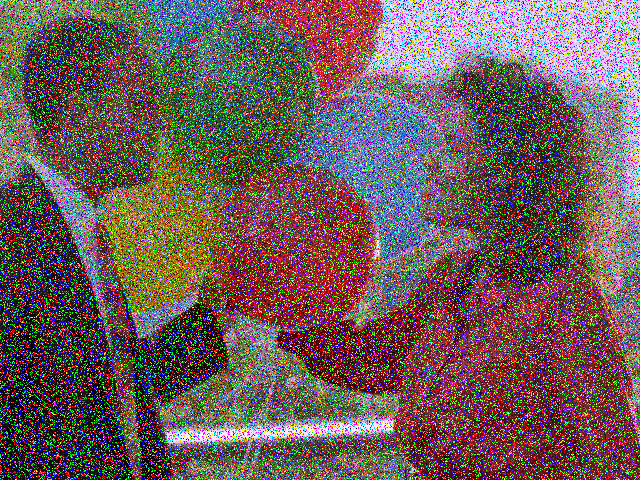
#> input picture day2/img.png, 640 x 480 px
$ python read.py
#> lines starting #> are read from the running program, lines starting #| are printed output that depends on the picture
import cv2
import matplotlib.pyplot as plt
img=cv2.imread("img.png")
#> img is the input picture: shape (480, 640, 3); mean B, G, R 89.9, 92, 109.1
Gaussian = cv2.GaussianBlur(img,(5,5),0)
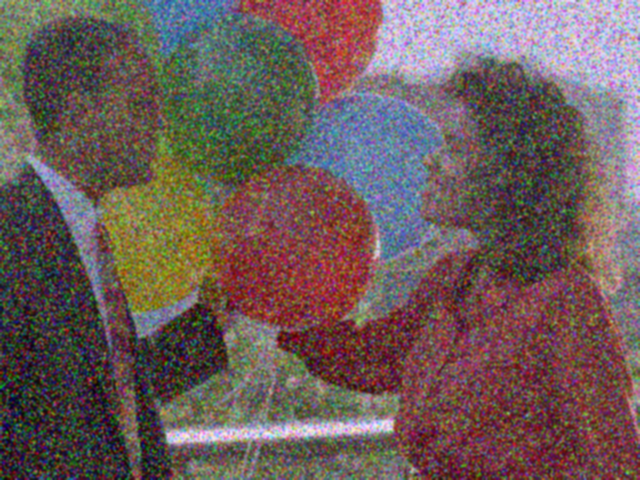
#> Gaussian: shape (480, 640, 3); mean B, G, R 89.9, 92, 109.1
gray = cv2.cvtColor(img,cv2.COLOR_BGR2GRAY)
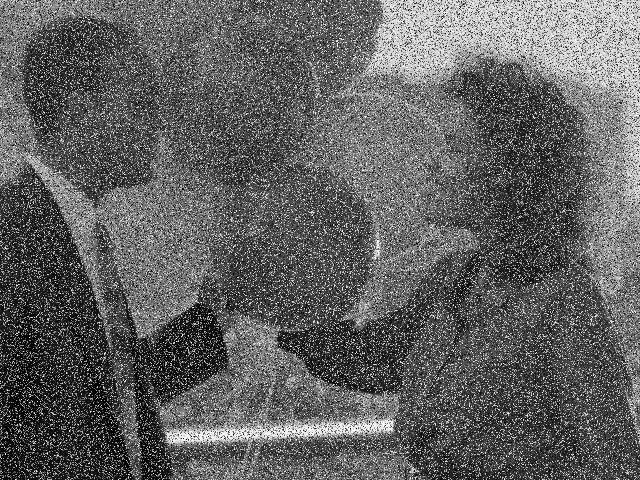
#> gray: shape (480, 640); min 0, max 255, mean 96.9
edges = cv2.Canny(gray,2,50)
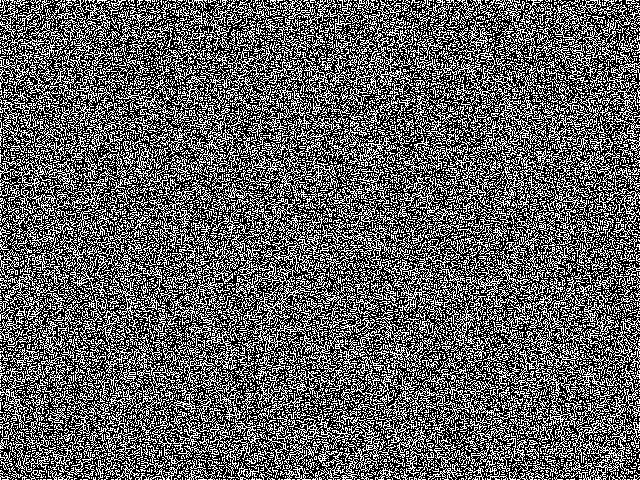
#> edges: shape (480, 640); 37.6% white in thin lines or dots
plt.imshow(cv2.cvtColor(edges,cv2.COLOR_BGR2RGB))
plt.show()

$ run again, with day2/image.jpg saved as day2/img.png
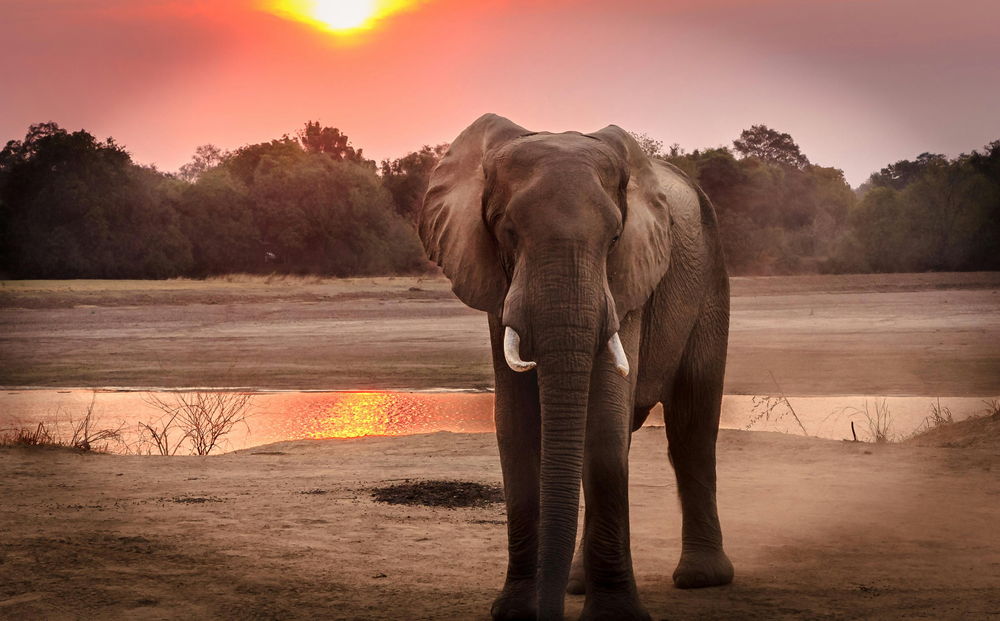
#> input picture day2/image.jpg, 1000 x 621 px, shrunk from 3461 x 2150 before the run
#> img is the input picture: shape (621, 1000, 3); mean B, G, R 79.5, 96.7, 140
#> `gray = cv2.cvtColor(img,cv2.COLOR_BGR2GRAY)`:
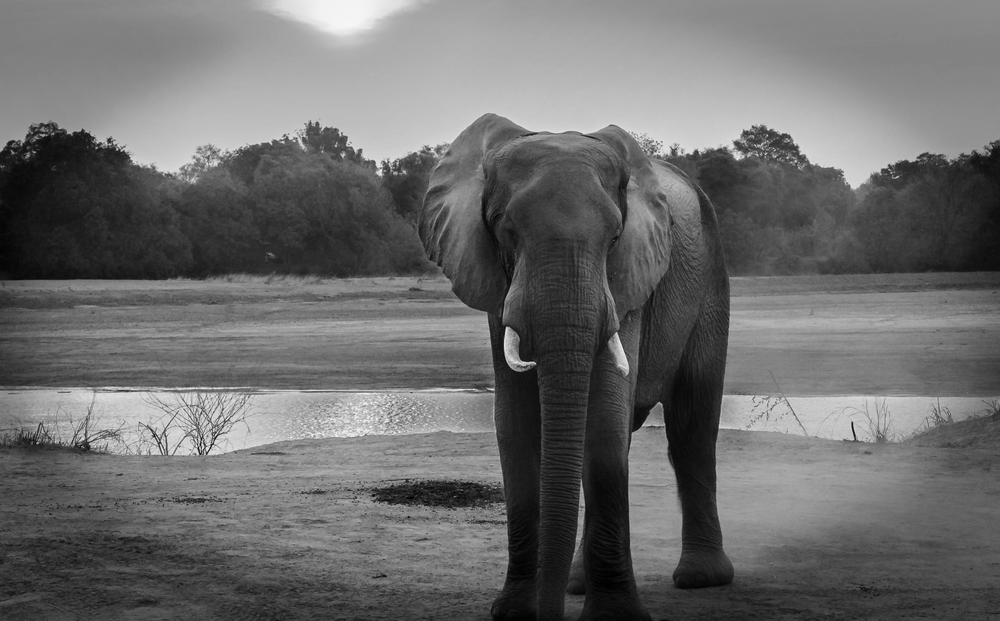
#> gray: shape (621, 1000); min 0, max 246, mean 107.7
#> `edges = cv2.Canny(gray,2,50)`:
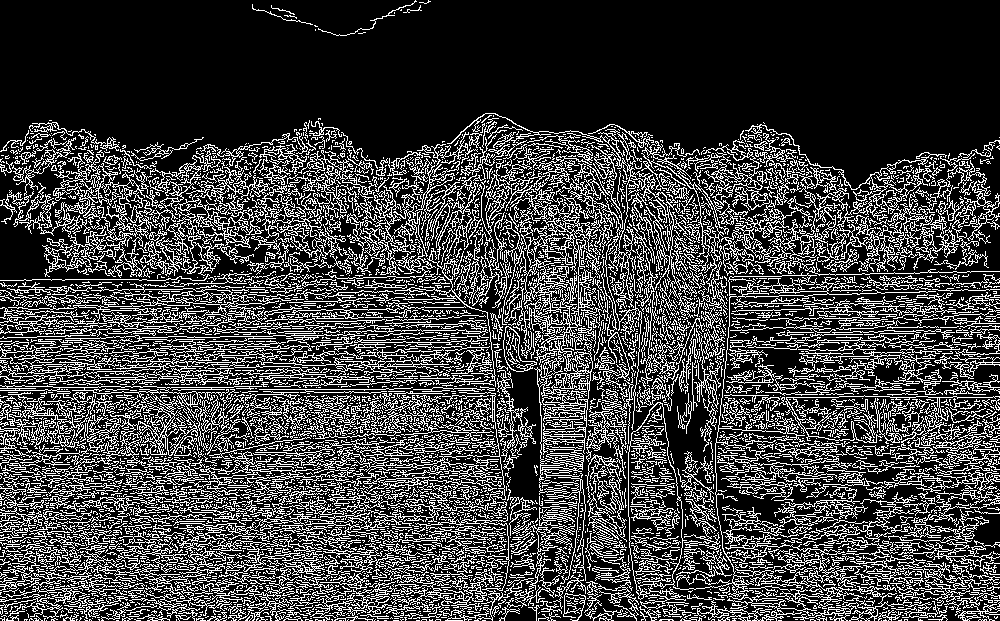
#> edges: shape (621, 1000); 25.1% white in thin lines or dots

$ run again, with day2/image1.jpg saved as day2/img.png
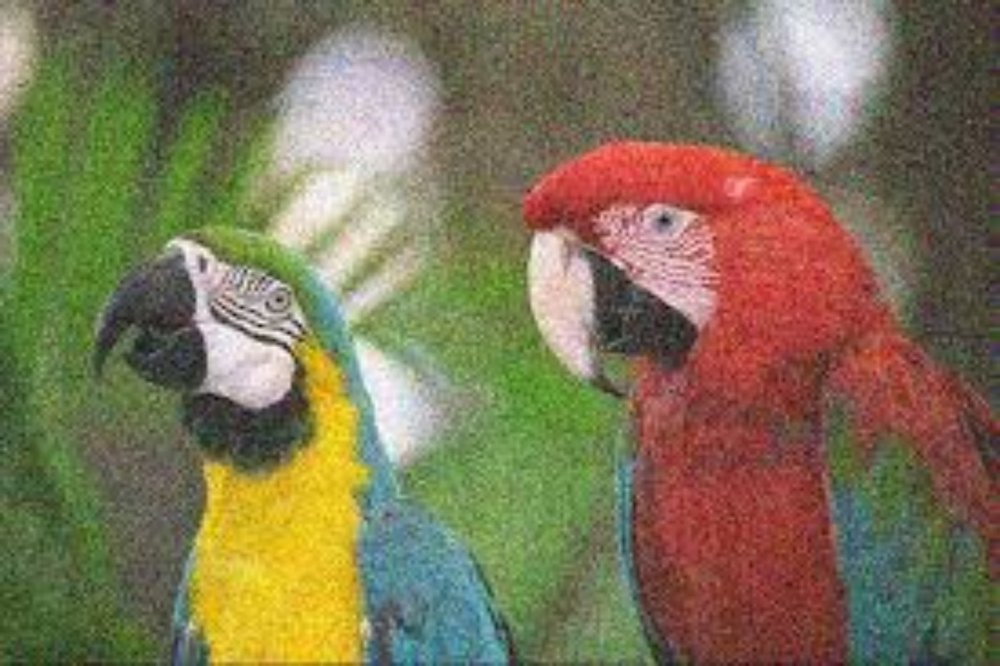
#> input picture day2/image1.jpg, 1000 x 666 px, shrunk from 1380 x 919 before the run
#> img is the input picture: shape (666, 1000, 3); mean B, G, R 86.6, 116.5, 126.4
#> `gray = cv2.cvtColor(img,cv2.COLOR_BGR2GRAY)`:
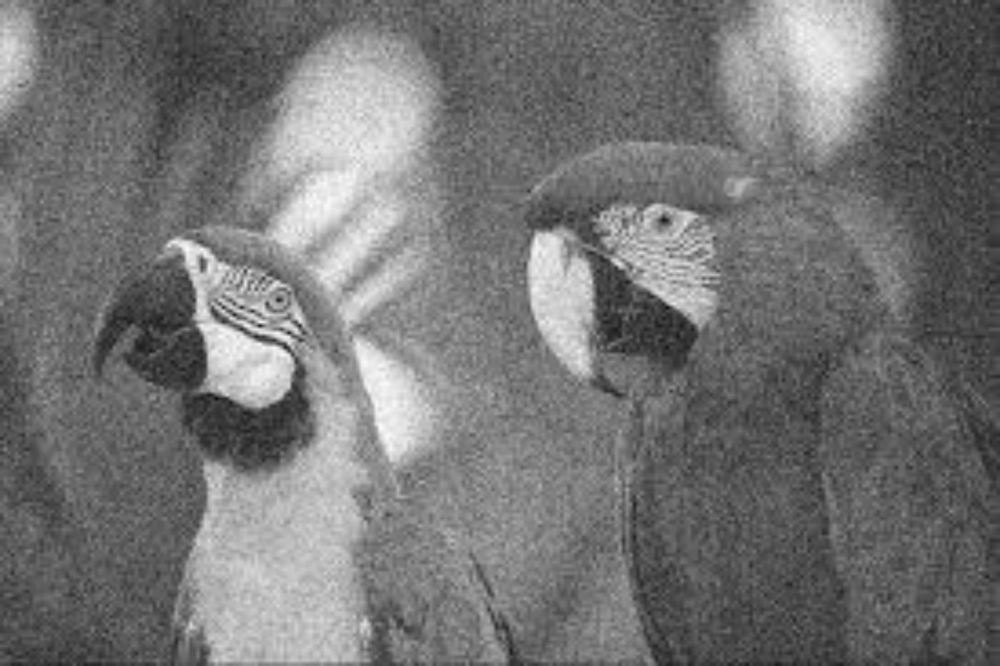
#> gray: shape (666, 1000); min 11, max 252, mean 116.1
#> `edges = cv2.Canny(gray,2,50)`:
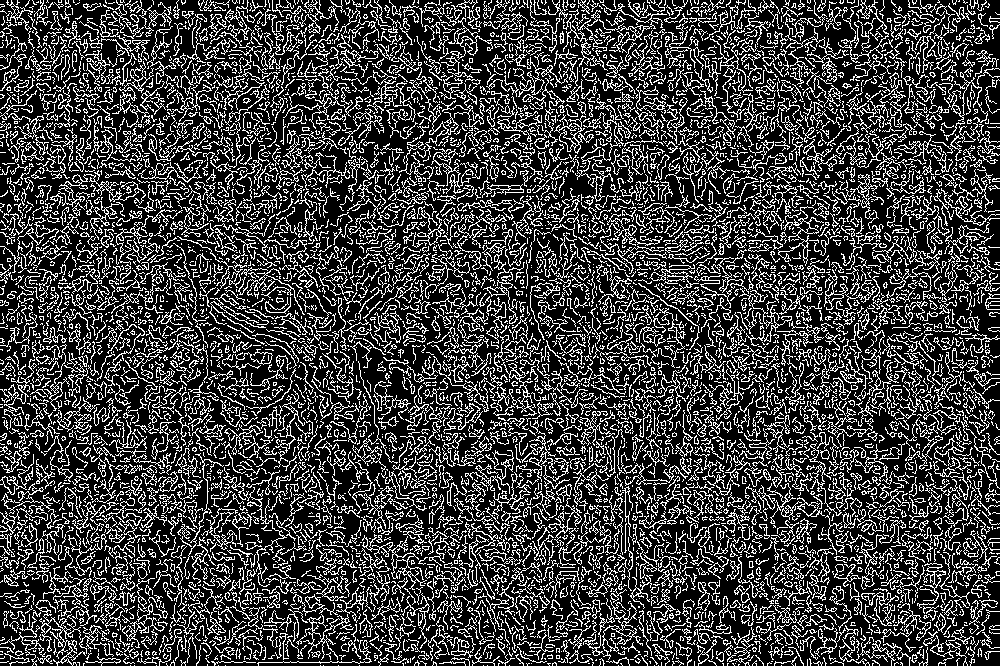
#> edges: shape (666, 1000); 24.9% white in thin lines or dots
